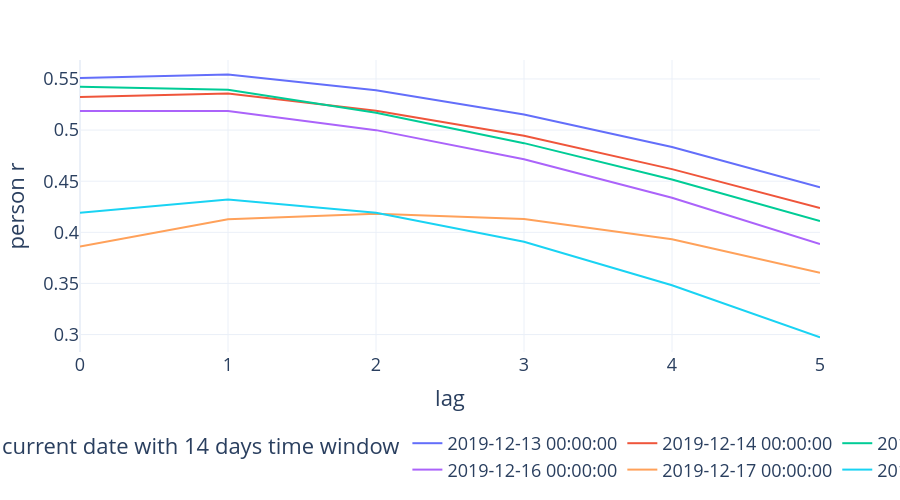

Notebook cell for this chart:
### Code cell
# fig = px.line(lag_stats_df_pair_corr_values.sample(30,axis=1))
fig = px.line(lag_stats_df_pair_corr_values.iloc[:,12:18])
fig.update_layout(font_size=18,yaxis_title='person r',legend_orientation='h',height=500,legend=dict(x=0,y=-.25,), template='plotly_white')
fig.show()

### Figure 1 — Plotly figure (JSON) as saved in the notebook; plotly's stock layout.template omitted (floating-point values rounded to 4 significant figures)
{"data": [{"hovertemplate": "current date with 14 days time window=2019-12-13 00:00:00<br>lag=%{x}<br>value=%{y}<extra></extra>", "legendgroup": "2019-12-13 00:00:00", "line": {"color": "#636efa", "dash": "solid"}, "mode": "lines", "name": "2019-12-13 00:00:00", "orientation": "v", "showlegend": true, "type": "scatter", "x": [0, 1, 2, 3, 4, 5], "xaxis": "x", "y": [0.551, 0.5543, 0.5389, 0.5153, 0.4835, 0.444], "yaxis": "y"}, {"hovertemplate": "current date with 14 days time window=2019-12-14 00:00:00<br>lag=%{x}<br>value=%{y}<extra></extra>", "legendgroup": "2019-12-14 00:00:00", "line": {"color": "#EF553B", "dash": "solid"}, "mode": "lines", "name": "2019-12-14 00:00:00", "orientation": "v", "showlegend": true, "type": "scatter", "x": [0, 1, 2, 3, 4, 5], "xaxis": "x", "y": [0.5323, 0.5358, 0.5188, 0.4944, 0.4618, 0.4239], "yaxis": "y"}, {"hovertemplate": "current date with 14 days time window=2019-12-15 00:00:00<br>lag=%{x}<br>value=%{y}<extra></extra>", "legendgroup": "2019-12-15 00:00:00", "line": {"color": "#00cc96", "dash": "solid"}, "mode": "lines", "name": "2019-12-15 00:00:00", "orientation": "v", "showlegend": true, "type": "scatter", "x": [0, 1, 2, 3, 4, 5], "xaxis": "x", "y": [0.5423, 0.5394, 0.5169, 0.4872, 0.4517, 0.411], "yaxis": "y"}, {"hovertemplate": "current date with 14 days time window=2019-12-16 00:00:00<br>lag=%{x}<br>value=%{y}<extra></extra>", "legendgroup": "2019-12-16 00:00:00", "line": {"color": "#ab63fa", "dash": "solid"}, "mode": "lines", "name": "2019-12-16 00:00:00", "orientation": "v", "showlegend": true, "type": "scatter", "x": [0, 1, 2, 3, 4, 5], "xaxis": "x", "y": [0.5187, 0.5186, 0.4999, 0.4715, 0.4338, 0.3885], "yaxis": "y"}, {"hovertemplate": "current date with 14 days time window=2019-12-17 00:00:00<br>lag=%{x}<br>value=%{y}<extra></extra>", "legendgroup": "2019-12-17 00:00:00", "line": {"color": "#FFA15A", "dash": "solid"}, "mode": "lines", "name": "2019-12-17 00:00:00", "orientation": "v", "showlegend": true, "type": "scatter", "x": [0, 1, 2, 3, 4, 5], "xaxis": "x", "y": [0.3862, 0.4128, 0.4181, 0.413, 0.3932, 0.3604], "yaxis": "y"}, {"hovertemplate": "current date with 14 days time window=2019-12-18 00:00:00<br>lag=%{x}<br>value=%{y}<extra></extra>", "legendgroup": "2019-12-18 00:00:00", "line": {"color": "#19d3f3", "dash": "solid"}, "mode": "lines", "name": "2019-12-18 00:00:00", "orientation": "v", "showlegend": true, "type": "scatter", "x": [0, 1, 2, 3, 4, 5], "xaxis": "x", "y": [0.4192, 0.4321, 0.4192, 0.3907, 0.3482, 0.2972], "yaxis": "y"}], "layout": {"font": {"size": 18}, "height": 500, "legend": {"orientation": "h", "title": {"text": "current date with 14 days time window"}, "tracegroupgap": 0, "x": 0, "y": -0.25}, "margin": {"t": 60}, "xaxis": {"anchor": "y", "domain": [0.0, 1.0], "title": {"text": "lag"}}, "yaxis": {"anchor": "x", "domain": [0.0, 1.0], "title": {"text": "person r"}}}}
